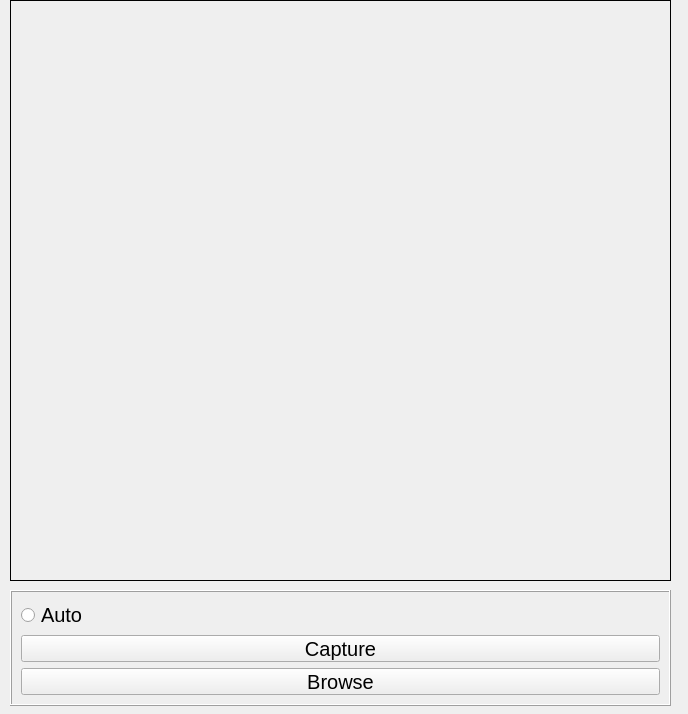
<?xml version="1.0" encoding="UTF-8"?>
<ui version="4.0">
 <class>ScannerWidget</class>
 <widget class="QWidget" name="ScannerWidget">
  <property name="windowModality">
   <enum>Qt::WindowModality::WindowModal</enum>
  </property>
  <property name="geometry">
   <rect>
    <x>0</x>
    <y>0</y>
    <width>688</width>
    <height>714</height>
   </rect>
  </property>
  <property name="windowTitle">
   <string>ScannerWidget</string>
  </property>
  <widget class="QFrame" name="frame">
   <property name="geometry">
    <rect>
     <x>10</x>
     <y>590</y>
     <width>661</width>
     <height>116</height>
    </rect>
   </property>
   <property name="frameShape">
    <enum>QFrame::Shape::Box</enum>
   </property>
   <property name="frameShadow">
    <enum>QFrame::Shadow::Raised</enum>
   </property>
   <layout class="QVBoxLayout" name="verticalLayout">
    <item>
     <widget class="QRadioButton" name="radioButton">
      <property name="font">
       <font>
        <pointsize>15</pointsize>
       </font>
      </property>
      <property name="text">
       <string>Auto</string>
      </property>
     </widget>
    </item>
    <item>
     <widget class="QPushButton" name="pushButton_2">
      <property name="font">
       <font>
        <pointsize>15</pointsize>
       </font>
      </property>
      <property name="text">
       <string>Capture</string>
      </property>
     </widget>
    </item>
    <item>
     <widget class="QPushButton" name="pushButton">
      <property name="font">
       <font>
        <pointsize>15</pointsize>
       </font>
      </property>
      <property name="text">
       <string>Browse</string>
      </property>
     </widget>
    </item>
   </layout>
  </widget>
  <widget class="QLabel" name="image_lbl">
   <property name="geometry">
    <rect>
     <x>10</x>
     <y>0</y>
     <width>661</width>
     <height>581</height>
    </rect>
   </property>
   <property name="frameShape">
    <enum>QFrame::Shape::Box</enum>
   </property>
   <property name="text">
    <string/>
   </property>
  </widget>
 </widget>
 <resources/>
 <connections/>
</ui>
